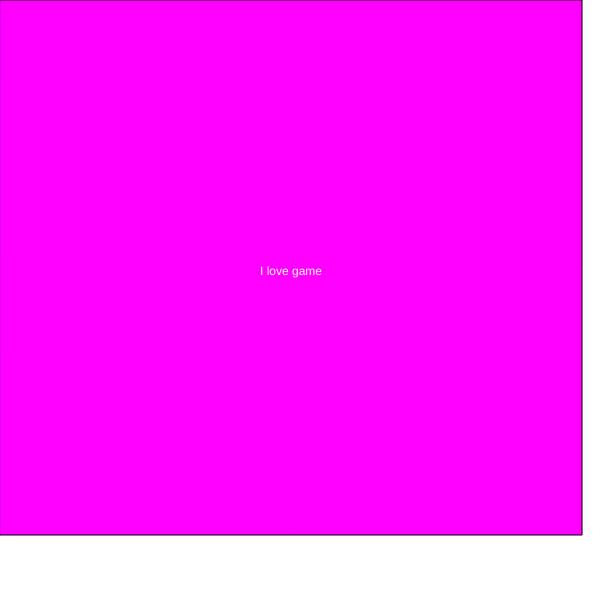
Frame 1 (no input)
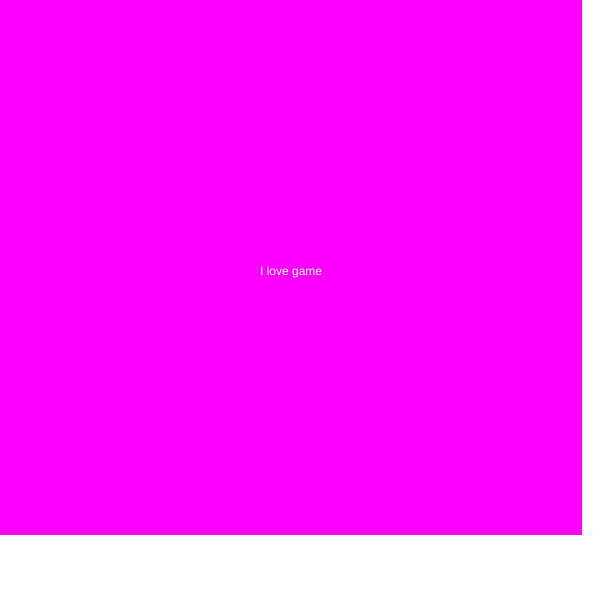
Frame 60 (no input)
Frame 120 (the mouse pressed at the canvas centre since frame 60): identical to frame 60, image omitted

The p5.js sketch that drew these frames (run headless with seeded random() and noise() and a simulated clock; from frame 60 on, the mouse is pressed at the canvas centre):

// p5.js sketch
// ── sketch.js
// 最終課題を制作しよう

let count,x,y,z;
let cycle;
let size
function setup(){
  createCanvas(600, 600);
  count = 0;
  cycle = 100;
  size=40
}

function draw(){
  background(255)
    balloon("I love game",255,255,255,255,0,255,260);


function balloon(t,a,b,c,i,u,o,y){
  let w = textWidth(t);
  let h = textAscent() + textDescent();//文字の高さ
  let p = y;//余白の大きさ]
  fill(i,u,o)
  rect(0, 0, w + p * 2, h + p * 2);
 fill(a,b,c)
  text(t, p, h + p);
}

  count = (count + 1) % cycle;
  size+=10
  noStroke()
 if(size<width/3){
   fill(0,0,225)}
   else if(size>width/3&&size<2*width/3)
  {fill(255,0,0)}
  else if(size>2*width/3&&size<width)
  {fill(255, 212, 0)}
  else{fill(255)}
  ellipse(x, y, size)

}

function mouseClicked(){

  size=1
  x=mouseX
  y=mouseY
}
